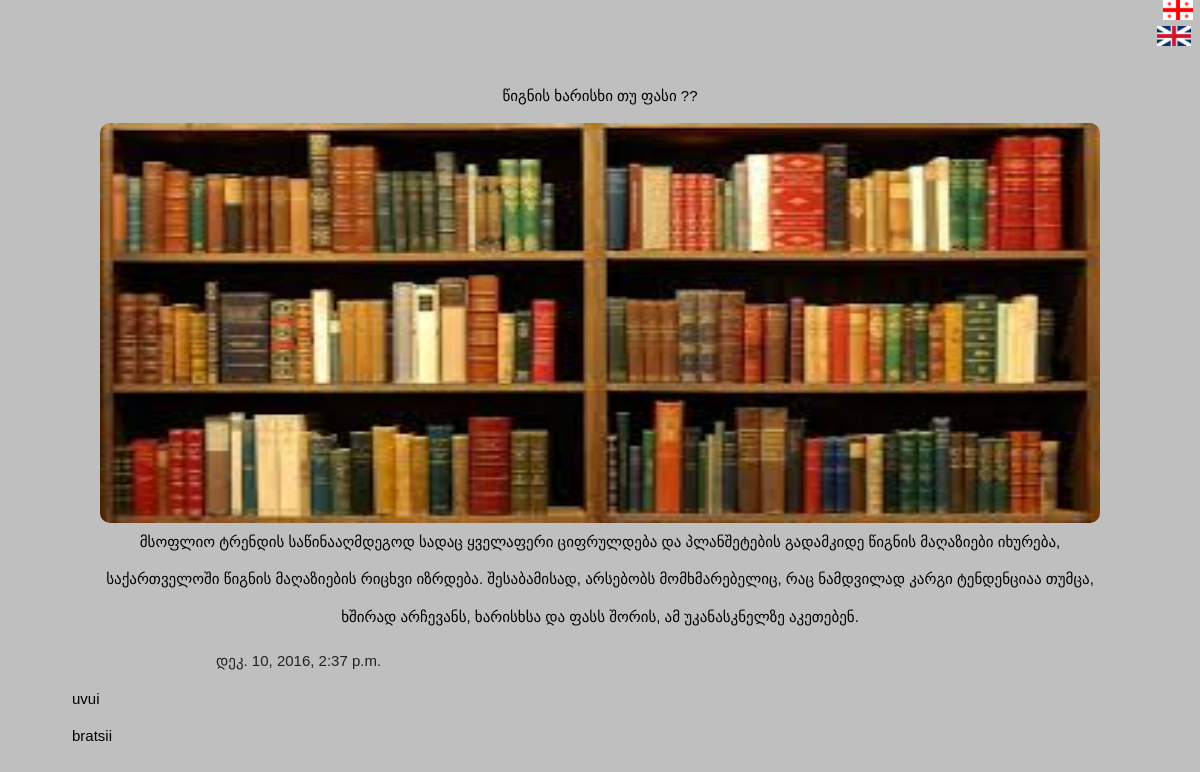
The app's page /app/5/srulad/ with its own data.
### app/models.py (models this page shows, shortened)
class Post(models.Model):
	postis_satauri=models.CharField(verbose_name=_("სათაური"),max_length=50)
	postis_contenti=models.TextField(verbose_name=_("კონტენტი"))
	sheqmnis_dro=models.DateTimeField(verbose_name=_('შექმნის დრო'),auto_now_add=True, blank=True)
	surati=models.ImageField(verbose_name=_("სურათი"),upload_to='app')
	ganaxlebis_dro=models.DateTimeField(verbose_name=_('განახლების დრო'),auto_now_add=True, blank=True)
	comment= models.ManyToManyField(Comment,verbose_name=_("კომენტარი"))
	class Meta:
		verbose_name_plural=_("პოსტები")
		verbose_name=_("პოსტი")

class Comment(models.Model):
	komentari=models.CharField(verbose_name=_("კომენტარი"),max_length=200)
	def __str__(self):
		return self.komentari
	class Meta:
		verbose_name_plural=_("კომენტარები")
		verbose_name=_("კომენტარი")

### app/views.py (the view)
# urls.py: url(r'^(?P<posti_id>[0-9]+)/srulad/$',srulad,name="srulad"),
def srulad(request,posti_id):
	posti_srulad=Post.objects.get(pk=posti_id)
	form=CommentForm()
	if request.method =="POST":
		form=CommentForm(request.POST)
		if form.is_valid():
			a=form.save()
			posti_srulad.comment.add(a)
	context={
			"posti":posti_srulad,
			"form":form,
			"user":request.user,
			}
	return render(request,'app/srulad.html',context)

### templates/app/srulad.html (shortened to what this page needs)
<!DOCTYPE html>
<html>
<head>
{% load static %}
<link rel="stylesheet" href="{% static 'css/new.css' %}">
</head>
<body style="background-color: rgb(191, 191, 191);">
{% include "app/lang_change.html" %}
	<p style="text-align: center;" >{{posti.postis_satauri}}</p>
	<img src="{{posti.surati.url}}" alt="some_text" style="width: 1000px; height: 400px; margin: auto; display: block; border-radius: 10px;">
	<p style="text-align: center; line-height: 2.5em; display: block; margin: auto; width: 1024px;">{{posti.postis_contenti}}</p>
	<p style="display: block; padding-left: 18%; color: rgb(34, 34, 34);">{{posti.sheqmnis_dro}}</p>
	{% for i in posti.comment.all %}
		<p style="padding-left: 6%;">{{i}}</p>
	{% endfor %}
</body>
</html>

### static/css/new.css (style rules this page uses)
html { box-sizing:border-box }
*,*:before,*:after { box-sizing:inherit }
html { -ms-text-size-adjust:100%;-webkit-text-size-adjust:100% }
body { margin:0 }
img { border-style:none }
html,body { font-family:Verdana,sans-serif;font-size:15px;line-height:1.5 }
html { overflow-x:hidden }
img { margin-bottom:-5px }

### records on screen
Post: postis_satauri "წიგნის ხარისხი თუ ფასი ??", surati (picture), postis_contenti "მსოფლიო ტრენდის საწინააღმდეგოდ სადაც ყველაფერი ციფრულდება და პლანშეტების გადამკიდე წიგნის მაღაზიები იხურება, საქართველოში წიგნის მაღაზიების რიცხვი იზრდება. შესაბამისად, არსებობს მომხმარებელიც, რაც ნამდვილად კარგი ტენდენციაა თუმცა, ხშირად არჩევანს, ხარისხსა და ფასს შორის, ამ უკანასკნელზე აკეთებენ.", sheqmnis_dro "დეკ. 10, 2016, 2:37 p.m."
Comment: komentari "uvui"
Comment: komentari "bratsii"
